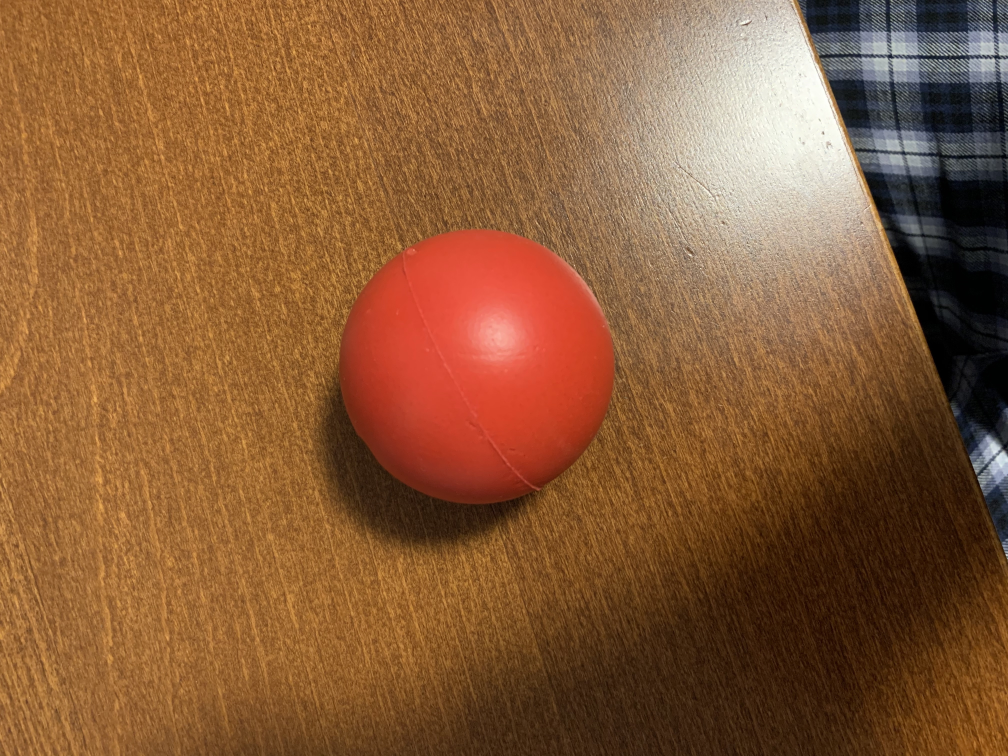
#> input picture configuration/image/ball.jpg, 4032 x 3024 px, found by its file name (shown at 1/4 size)
$ python draw_box_simple.py
#> lines starting #> are read from the running program, lines starting #| are printed output that depends on the picture; after the words box and inside, x2 and y2 are one past the last pixel; in counts of white or black regions, pixels touching at a corner belong together
# NOTE: to make this file run, move it to the root directory. For some reason it doesn't work when it's in this directory.

"""
This file is just made to get an idea of how to get the coordinates of the ball and draw a rectangle on the image.
"""

import cv2
import numpy as np

image_path = 'configuration/image/ball.jpg'
image = cv2.imread(image_path) # Gets image from directory
#> image is the input picture: shape (3024, 4032, 3); mean B, G, R 55.5, 91.2, 136.7
image = cv2.resize(image, (1000, 600))
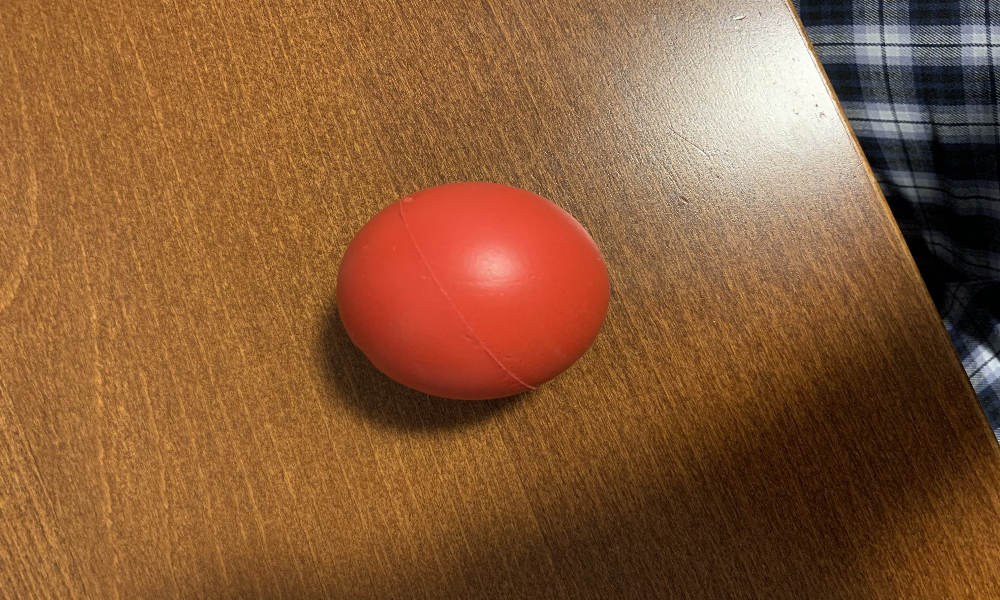
#> image: shape (600, 1000, 3); mean B, G, R 55.4, 91.1, 136.5
image_HSV = cv2.cvtColor(image, cv2.COLOR_BGR2HSV)  # Converts the image from blue green red (BGR) to HSV
#> image_HSV: shape (600, 1000, 3); mean H, S, V 20.5, 160, 137.4

# Arrays store the minimum and maximum values for each HSV value. Refer to "hsv_value_setup.py"
minimum_values = np.array([7, 0, 0])
maximum_values = np.array([179, 255, 255])

image_HSV_specific = cv2.inRange(image_HSV, minimum_values, maximum_values)
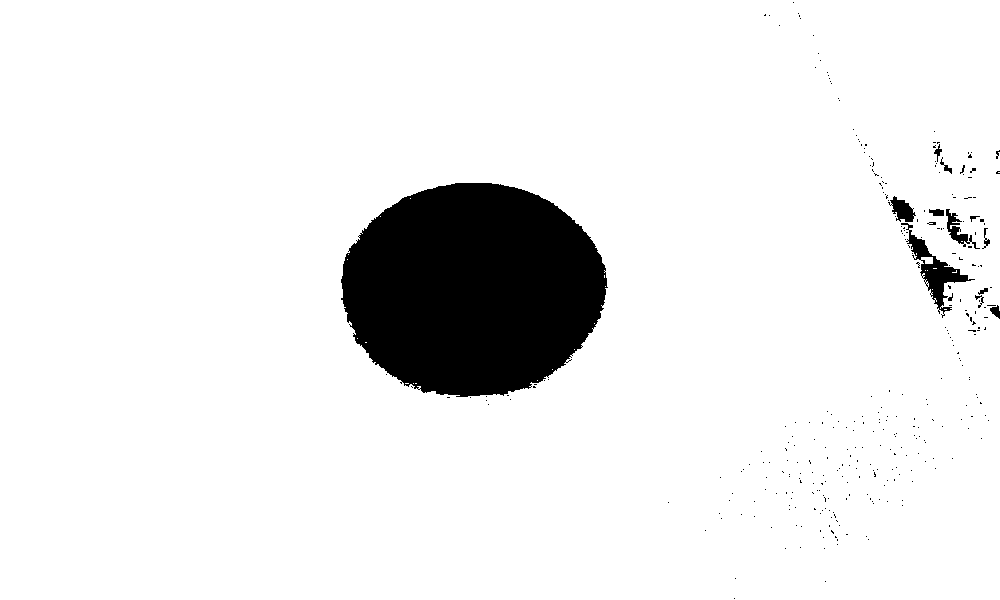
#> image_HSV_specific: shape (600, 1000); 92.1% white; 325 black regions (312 under 20 px)

contours, hierarchy = cv2.findContours(image_HSV_specific,  cv2.RETR_LIST, cv2.CHAIN_APPROX_SIMPLE) # Finds contours in image (which can be used to identify shapes)
#> contours = 420 contours, 400 with area under 20; largest, box (x1, y1, x2, y2) and area: (0, 0, 1000, 600) 598280, (340, 182, 609, 398) 44698, (906, 229, 976, 315) 1616, (889, 195, 917, 223) 428, (945, 208, 971, 245) 425

ball_coordinates = [0.0, 0.0]

for contour in contours:
    shape_area = cv2.contourArea(contour)
    if shape_area > 500: # If shape area is larger than 500 (makes sure random detectoins are not processed)
        perimeter = cv2.arcLength(contour, True)
        # print(shape_area)
        verticies = cv2.approxPolyDP(contour, 0.03*perimeter, True) # Adjust values as needed
        # print(len(verticies))
        if len(verticies) > 4: # Circles will still have verticies. If we can find a good balance then we are solid
            x, y, width, height = cv2.boundingRect(verticies) # Gets parameters for a rectangle around object
            ball_coordinates = [x, y]
            print(x, " ", y, " ", width, " ", height)
            cv2.rectangle(image, (x, y), (x+width, y+height), (0, 255, 0), 3) # Draws rectangle on image
#> this loop made 420 passes
#> (shape_area, perimeter, x, y, width, height) on pass 356: (44698.5, 956.6, 340, 194, 262, 196)
#> (shape_area, perimeter, verticies) on passes 313, 420: (1616, 426.5, [[909, 229], [975, 279], [944, 283], [943, 314]]), (598279.5, 3240.5, [[0, 0], [0, 599], [999, 599], [999, 0]])
#| 340   194   262   196
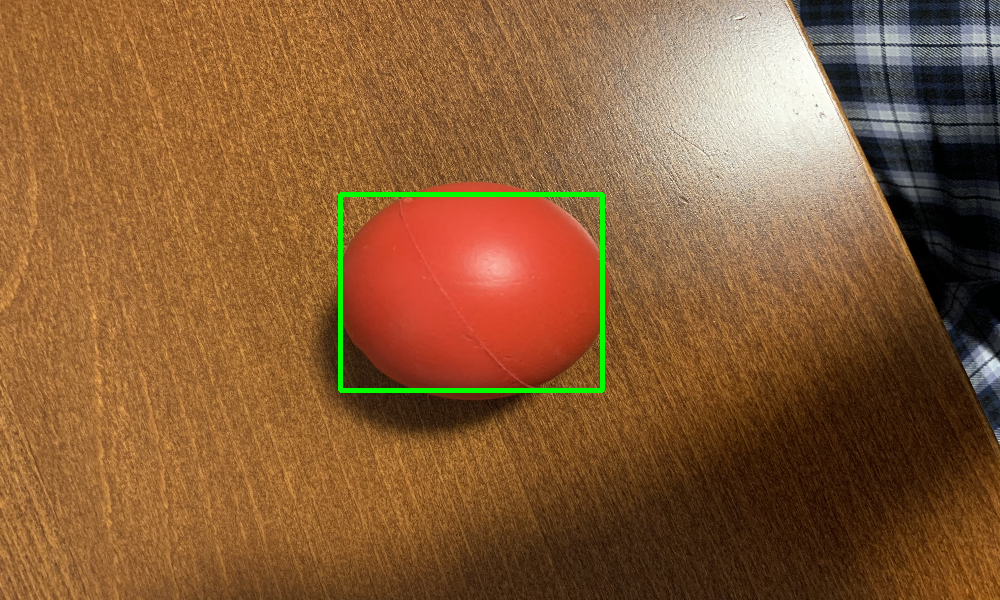
#> image: shape (600, 1000, 3); 0.76% of pixels changed, all inside (x1, y1, x2, y2) = (338, 192, 605, 393)

while True:
    cv2.imshow("Image", image)
    # print(ball_coordinates)

    if cv2.waitKey(1) & 0xFF == ord('q'): # If 'q' is pressed, code ends
#> (key q is pressed here)
        break
